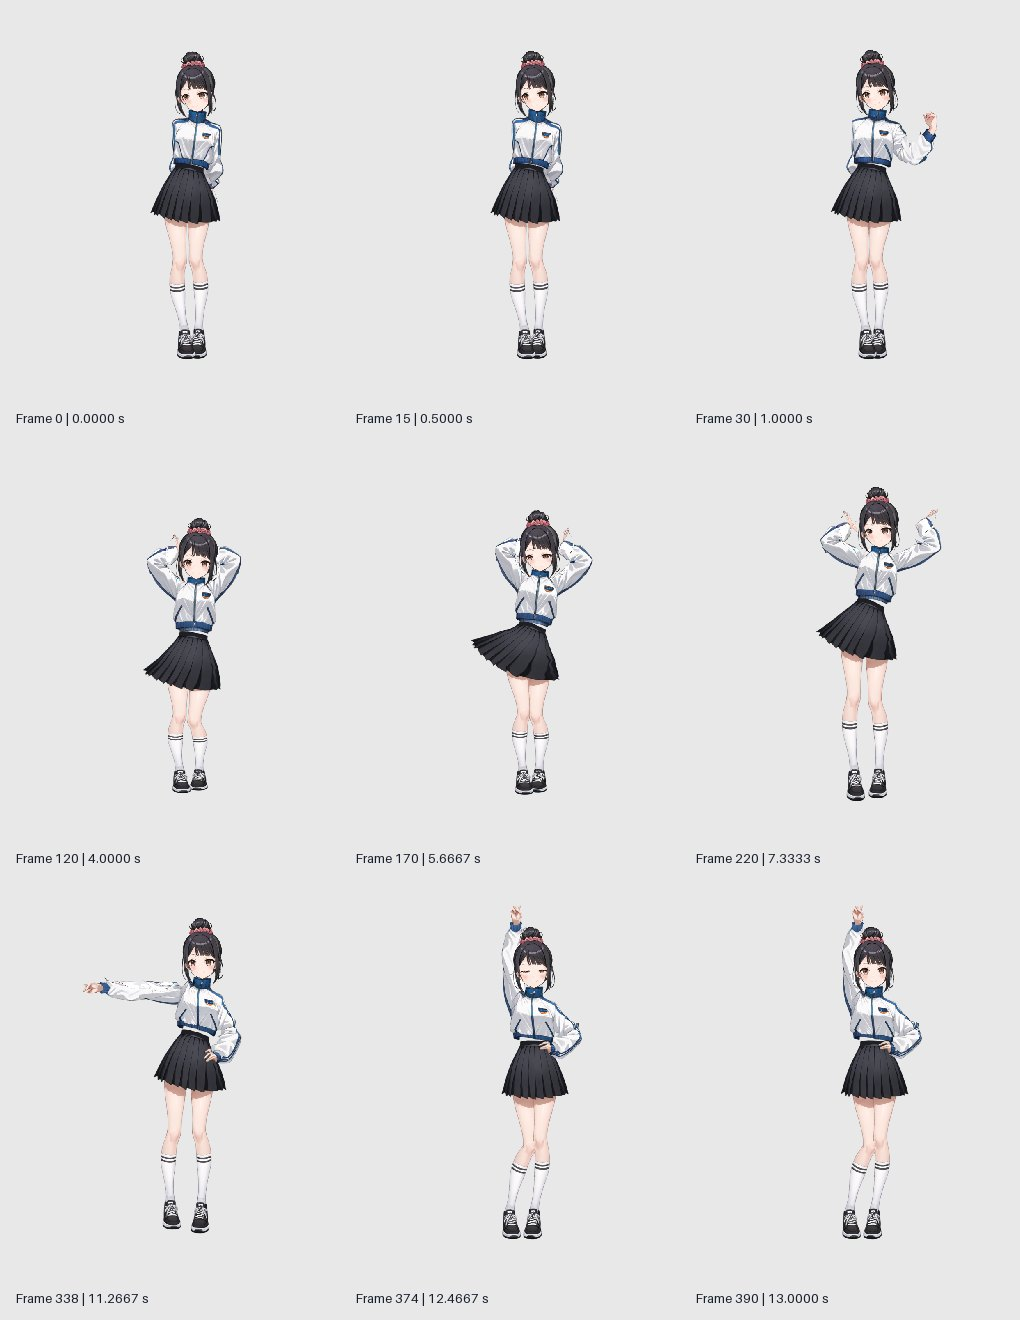

The script that saved this image:
"""Caption-only public sheet layout from existing rig frames; no poser/render."""
import argparse
from pathlib import Path
from PIL import Image,ImageDraw,ImageFont
p=argparse.ArgumentParser();p.add_argument('--frames',default='hand/r3/work/final-render/zero-two-r3-hand@30fps');p.add_argument('--out',default='hand/r3/contact-sheet.jpg');a=p.parse_args();source=Path(a.frames);sheet=Image.new('RGB',(1020,1320),'#e8e8e8');d=ImageDraw.Draw(sheet);font=ImageFont.load_default(size=13)
for i,f in enumerate([0,15,30,120,170,220,338,374,390]):
 im=Image.open(source/f'f{f:04d}.png').convert('RGB');im.thumbnail((308,394),Image.Resampling.NEAREST);x=(i%3)*340+16+(308-im.width)//2;y=(i//3)*440+8;sheet.paste(im,(x,y));label=f'Frame {f} | {f/30:.4f} s';assert d.textbbox((0,0),label,font=font)[2]<=308;d.text(((i%3)*340+16,(i//3)*440+410),label,fill='#18202e',font=font)
sheet.save(a.out,quality=86)
